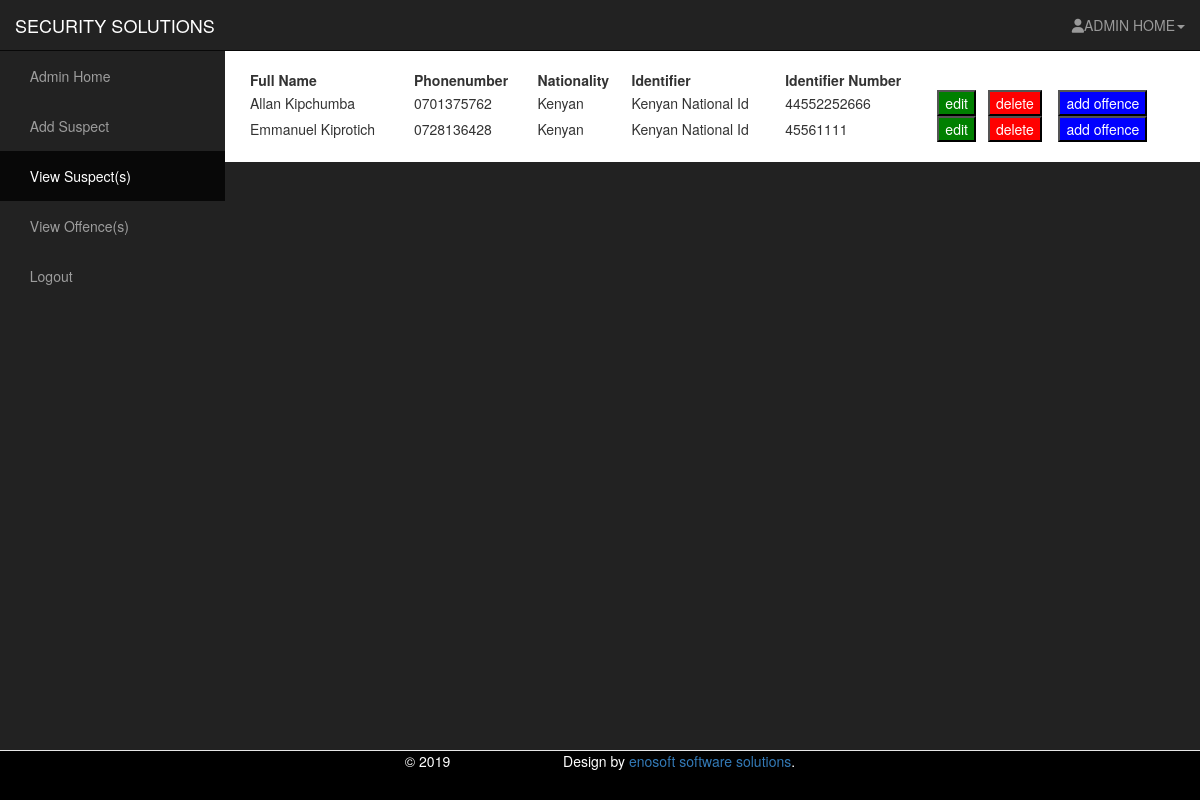
/viewsuspect.php (signed in), run on the app's committed database.
### tables this page shows
CREATE TABLE `details` (
  `id` int(11) NOT NULL,
  `identifier` varchar(100) NOT NULL,
  `fullname` varchar(150) NOT NULL,
  `identifiernumber` varchar(150) NOT NULL,
  `phonenumber` varchar(20) NOT NULL,
  `nationality` varchar(50) NOT NULL,
  `image` blob NOT NULL,
  `imagetype` varchar(50) NOT NULL
);

### viewsuspect.php (the view, shortened to what this page needs)
<!DOCTYPE html>
<html lang="en">
<head>
    <link href="css/bootstrap.min.css" rel="stylesheet">
    <link href="css/sb-admin.css" rel="stylesheet">
    <link href="font-awesome/css/font-awesome.min.css" rel="stylesheet" type="text/css">
</head>
<body>
    <div id="wrapper">
        <nav class="navbar navbar-inverse navbar-fixed-top" role="navigation">
            <div class="navbar-header">
                <a style="text-transform:uppercase;" class="navbar-brand" href="../index.php">Security solutions</a>
            </div>
            <ul class="nav navbar-right top-nav">
                <li class="dropdown">
                    <a href="" class="dropdown-toggle" data-toggle="dropdown"><i class="fa fa-user"></i>ADMIN HOME<b class="caret"></b></a>
                </li>
            </ul>
            <div class="collapse navbar-collapse navbar-ex1-collapse">
                <ul class="nav navbar-nav side-nav">
                    <li>
                        <a href="officerhome.php"><i class="glyphicon glyphicon-thumbs-up"></i> Admin Home</a>
                    </li>
					<li>
                        <a href="addsuspect.php"><i class="glyphicon glyphicon-thumbs-up"></i> Add Suspect</a>
                    </li>
					<li class="active">
                        <a href="viewsuspect.php"><i class="glyphicon glyphicon-thumbs-up"></i> View Suspect(s)</a>
                    </li>
					<li>
                        <a href="viewoffences.php"><i class="glyphicon glyphicon-thumbs-down"></i> View Offence(s)</a>
                    </li>
					<li>
                        <a href="logout.php"><i class="glyphicon glyphicon-bullhorn"></i> Logout</a>
                    </li>
                </ul>
            </div>
        </nav>
        <div id="page-wrapper">
            <div class="container-fluid">
                <div class="row">
                    <div class="col-lg-12">
						<p style="width:100%;">
						<?php
						include"connection.php";
						$query=mysqli_query($con,"select * from details");
						$num=mysqli_num_rows($query);
						if($num>0)
						{
							echo"<table style='width:100%;' border='0'>
							<tr>
								<th>Full Name</th>
								<th>Phonenumber</th>
								<th>Nationality</th>
								<th>Identifier</th>
								<th>Identifier Number</th>
								<th></th>
								<th></th>
								<th></th>
							</tr>
							";
							while($data=mysqli_fetch_array($query))
							{
								$identi=$data['id'];
								echo"
								<tr>
									<td>".$data['fullname']."</td>
									<td>".$data['phonenumber']."</td>
									<td>".$data['nationality']."</td>
									<td>".$data['identifier']."</td>
									<td>".$data['identifiernumber']."</td>
									<td>
									<form action='editsuspect.php' method='post'>
									<input type='hidden' name='suspectid' value='".$identi."'/>
									<input type='submit' value='edit' style='background-color:green;color:white;'/>
									</form>
 									</td>
									<td>
									<form action='deletesuspect.php' method='post'>
									<input type='hidden' name='suspectid' value='".$identi."'/>
									<input type='submit' value='delete' style='background-color:red;color:white;'/>
									</form>
 									</td>
									<td>
									<form action='addsuspectoffence.php' method='post'>
									<input type='hidden' name='suspectid' value='".$identi."'/>
									<input type='submit' value='add offence' style='background-color:blue;color:white;'/>
									</form>
 									</td>
								</tr>
								";
							}
							echo"</table>";
						}
						else
						{
							echo"there are no records in the database for now";
						}
						?>
                    </div>
                </div>
            </div>
			<footer style="text-align:left;background-color:#000000;color:#FFFFFF;" class="navbar navbar-default navbar-fixed-bottom">
					<div style="text-align:center;" class="container-fluid">&copy; <?php echo date("Y");?>
					&nbsp;&nbsp;&nbsp;&nbsp;&nbsp;&nbsp;&nbsp;&nbsp;&nbsp;&nbsp;&nbsp;&nbsp;&nbsp;&nbsp;&nbsp;&nbsp;&nbsp;&nbsp;&nbsp;&nbsp;&nbsp;&nbsp;&nbsp;&nbsp;&nbsp;&nbsp;&nbsp;
					Design by <a href="" target="_blank">enosoft software solutions</a>.</div>
					</footer>
        </div>
    </div>
</body>
</html>

### css/sb-admin.css (style rules this page uses)
body { margin-top: 100px; background-color: #222; }
@media (min-width:768px) { body { margin-top: 50px; } }
#wrapper { padding-left: 0; }
#page-wrapper { width: 100%; padding: 0; background-color: #fff; }
@media (min-width:768px) { #wrapper { padding-left: 225px; } }
@media (min-width:768px) { #page-wrapper { padding: 10px; } }
.top-nav { padding: 0 15px; }
.top-nav>li { display: inline-block; float: left; }
.top-nav>li>a { padding-top: 15px; padding-bottom: 15px; line-height: 20px; color: #999; }
@media (min-width:768px) { .side-nav { position: fixed; top: 51px; left: 225px; width: 225px; margin-left: -225px; border: none; border-radius: 0; overflow-y: auto; background-color: #222; } }
@media (min-width:768px) { .side-nav>li>a { width: 225px; } }

### data on the page
details: fullname "Allan Kipchumba", phonenumber "0701375762", nationality "Kenyan", identifier "Kenyan National Id", identifiernumber "44552252666"
details: fullname "Emmanuel Kiprotich", phonenumber "0728136428", nationality "Kenyan", identifier "Kenyan National Id", identifiernumber "45561111"
